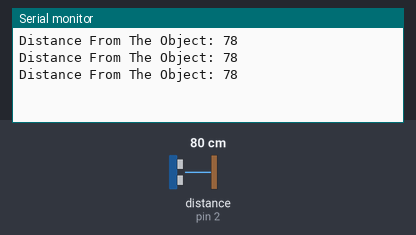
Simulated run of this sketch. Board: Arduino Uno, built with avr-gcc and run on an emulated ATmega328P. Shown: the last lines printed to the serial monitor. Wiring (inferred from the names in the program): ultrasonic range finder: trigger pin 4; echo pin 2. The inputs (shaded band) are chosen by the test bench; at power-on: distance to the obstacle (sensor on pin 2) 80 cm. The echo pulse lasts 58.3 µs per cm.

Above: at 1.8 s.
1.9 s: distance to the obstacle (sensor on pin 2) set to 2 cm
At 2.4 s:
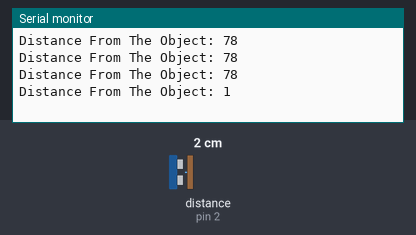
3.4 s: distance to the obstacle (sensor on pin 2) set to 4 cm
At 3.9 s:
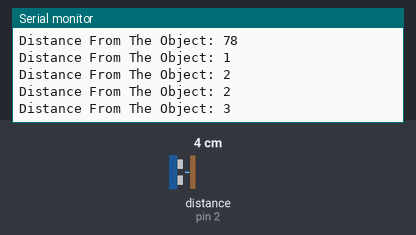
Timing chart, 0 to 6.4 s (numbered marks = the images above; inputs shaded):
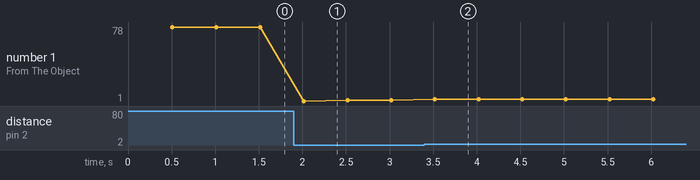

The sketch:

Measuring_Distance_With_Ultrasonic_Sensor_Using_Arduino.ino
```cpp
int trigger = 4;
int echo = 2;
int duration;
int distance;
void setup() {
  // put your setup code here, to run once:
  pinMode(trigger, OUTPUT);
  pinMode(echo, INPUT);
  digitalWrite(trigger, 0);
  Serial.begin(9600);
}

void loop() {
  // put your main code here, to run repeatedly:
  delay(500);
  digitalWrite(trigger, 1);
  delayMicroseconds(10);
  digitalWrite(trigger, 0);
  duration = pulseIn(echo, 1);
  distance = duration*0.0340/2;
  Serial.print("Distance From The Object: ");
  Serial.println(distance);

}
```

Measured:
- after the input at 1.9 s, the serial monitor: prints a new line after 0.12 s (image 1)
- after the input at 3.4 s, the serial monitor: prints a new line after 0.12 s (image 2)
- plotted number 1: 78 → 2 after the input at 1.9 s, 2 → 3 after the input at 3.4 s
